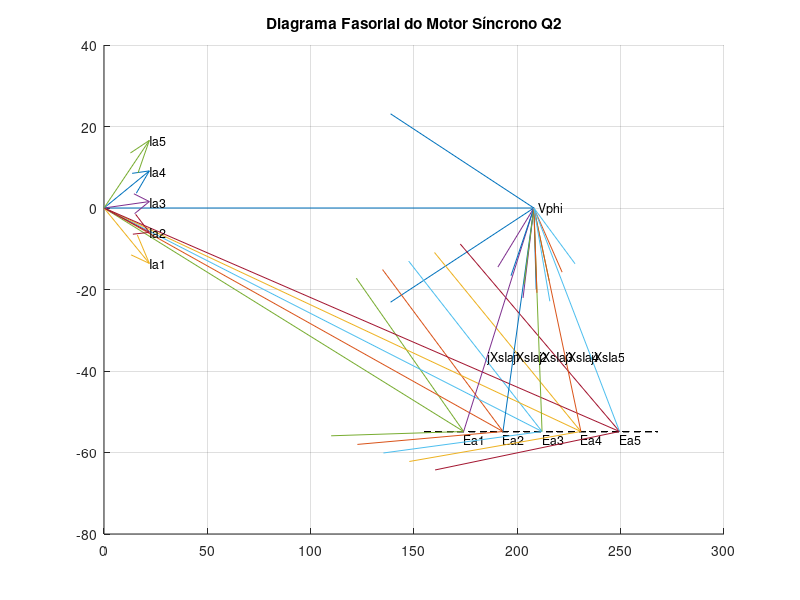
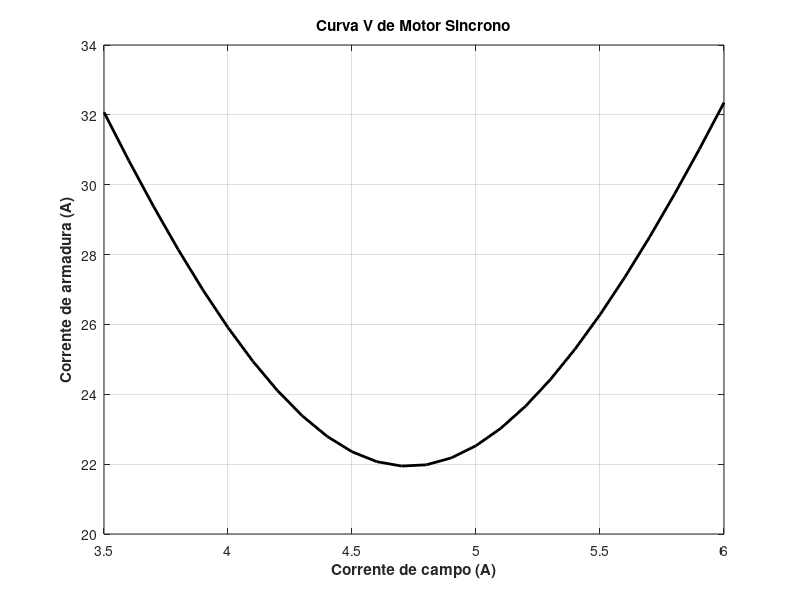

Write MATLAB code to recreate these figures, in order.
clc
close all
clear

%Input variáveis
prompt = {'Tensão do Motor: [V]','Potência do Motor: [HP]','Fator de Potência do Motor: ','Reatância Síncrona: [Ohm]','Perdas Mecânicas: [W]','Perdas no Núcleo: [W]','Potência inicial da carga: [HP]','Fator de Potência de Trabalho [FP]','Adiantado=1/Atrasado=2','Incremento de Fluxo: [%]','Valor Inicial da Corrente de Campo [A]','Valor Final da Corrente de Campo [A]','Incremento da Corrente de Campo [A]'};
dlgtitle = 'Input: Motor Síncrono';
dims = [1 50];
definput = {'208','45','0.8','2.5','1.5e3','1e3','15','0.85','2','10','3.5','6','0.1'};
answer = inputdlg(prompt,dlgtitle,dims,definput);

% Motor em Delta

V_nom = str2num(answer{1});         % [V]
P_nom = str2num(answer{2});         % [HP]
FP_nom = str2num(answer{3});        % []
Xs = str2num(answer{4});            % [Ohms]
P_mec = str2num(answer{5});         % [W]
P_nuc = str2num(answer{6});         % [W]
P_ele = 0;                          % [W]
P_load = str2num(answer{7});        % [HP]
FP = str2num(answer{8});            % []
FP_type = str2num(answer{9});       % []
Inc_Fluxo = str2num(answer{10});    % [%]


% Pre-allocate Memory
Ea = zeros(1,5);
delta = zeros(1,5);
Ia = zeros(1,5);
FP = [FP, zeros(1,4)];

% Equations
P_out = P_load*746;                                                 % [W]
P_in = P_out + P_mec + P_nuc + P_ele;                               % [W]
Vphi = V_nom * exp(1i * 0);                                         % [V] (Delta)%FP inicial

if FP_type == 1
    Il = (P_in/(sqrt(3) * Vphi * FP(1))) * exp( 1i * acos(FP(1)));  % [A]
elseif FP_type == 2
    Il = (P_in/(sqrt(3) * Vphi * FP(1))) * exp( -1i * acos(FP(1))); % [A]
else
    warndlg('Entrada Inválida para o Tipo de Fator de Potência, digite 1 para atrasado ou 2 para adiantado'); 
    return
end

Ia(1) = Il/sqrt(3);                                                 % [A]
Ea(1) = Vphi - 1i * Xs * Ia(1);                                     % [V]
delta(1) = angle(Ea(1));                                            % [rad]

% Loop for incrementing Ea
for i = 2:length(Ea)
    
    Ea(i) = abs(Ea(1)) * (1 + Inc_Fluxo/100*(i-1));                  % [V] Incremento em 10%
    delta(i) = asin( (abs(Ea(i-1))/abs(Ea(i))) * sin(delta(i-1)));   % [rad] P_load = cte
    Ea(i) = abs(Ea(i)) * exp(1i * delta(i));
    Ia(i) = (Vphi - Ea(i))/(1i*Xs);
    FP(i) = cos(angle(Ia(i)));
    
end

figure
hold on
grid on

% Plot Vetor Vphi
quiver(0,0,real(Vphi),imag(Vphi),'AutoScale','off')
text(real(Vphi)+(real(Vphi)/100),imag(Vphi),'Vphi','Fontsize',9)
x = [real(Ea(1))-(real(Ea(3)-real(Ea(1))))/2:1: real(Ea(5))+(real(Ea(3)-real(Ea(1))))/2];
y = imag(Ea(1))*ones(length(x));
plot(x,y, 'k--')

% Plot Vetores Ea
for i=1:length(Ea)
    quiver(0,0,real(Ea(i)),imag(Ea(i)),'AutoScale','off');
    ID = 'Ea';
    ind = num2str(i);
    nome = strcat(ID,ind);
    text(real(Ea(i)),imag(Ea(i))+(imag(Ea(i)/30)),nome,'Fontsize',9);
end

% Plot Vetores jXsIa
for i=1:length(Ia)
    quiver(real(Ea(i)),imag(Ea(i)),real(1i*Xs*Ia(i)),imag(1i*Xs*Ia(i)),'AutoScale','off');
    ID = 'jXsIa';
    ind = num2str(i);
    nome = strcat(ID,ind);
    text(real(Ea(i))+(real(1i*Xs*Ia(i))/3),imag(Ea(i))+(imag(1i*Xs*Ia(i))/3),nome,'Fontsize',9);
end

% Plot Vetores Ia
for i=1:length(Ia)
    quiver(0,0,real(Ia(i)),imag(Ia(i)),'AutoScale','off');
    ID = 'Ia';
    ind = num2str(i);
    nome = strcat(ID,ind);
    text(real(Ia(i))+(real(Ia(i))/100),imag(Ia(i)+(imag(Ea(i)/100))),nome,'Fontsize',9);
end 
title('Diagrama Fasorial do Motor Síncrono Q2');


% Variação da Corrente de Campo
If = (str2num(answer{11}):str2num(answer{13}):str2num(answer{12}));
Ia = zeros(1,length(If)); 

% Cálculo da Corrente de Armadura com a variação da corrente de campo
for ii = 1:length(If)
    
Ea_2 = 45.5 * If(ii);
delta2 = asin(abs(Ea(1)) / abs(Ea_2) * sin(delta(1)));
Ea_2 = Ea_2 * (cos(delta2) + 1i * sin(delta2));
Ia(ii) = (Vphi - Ea_2) / (1i * Xs);
end

% Plot
figure
plot(If,abs(Ia),'Color','k','Linewidth',2.0);
xlabel('Corrente de campo (A)','Fontweight','Bold');
ylabel('Corrente de armadura (A)','Fontweight','Bold');
title ('Curva V de Motor Sincrono','Fontweight','Bold');
grid on;